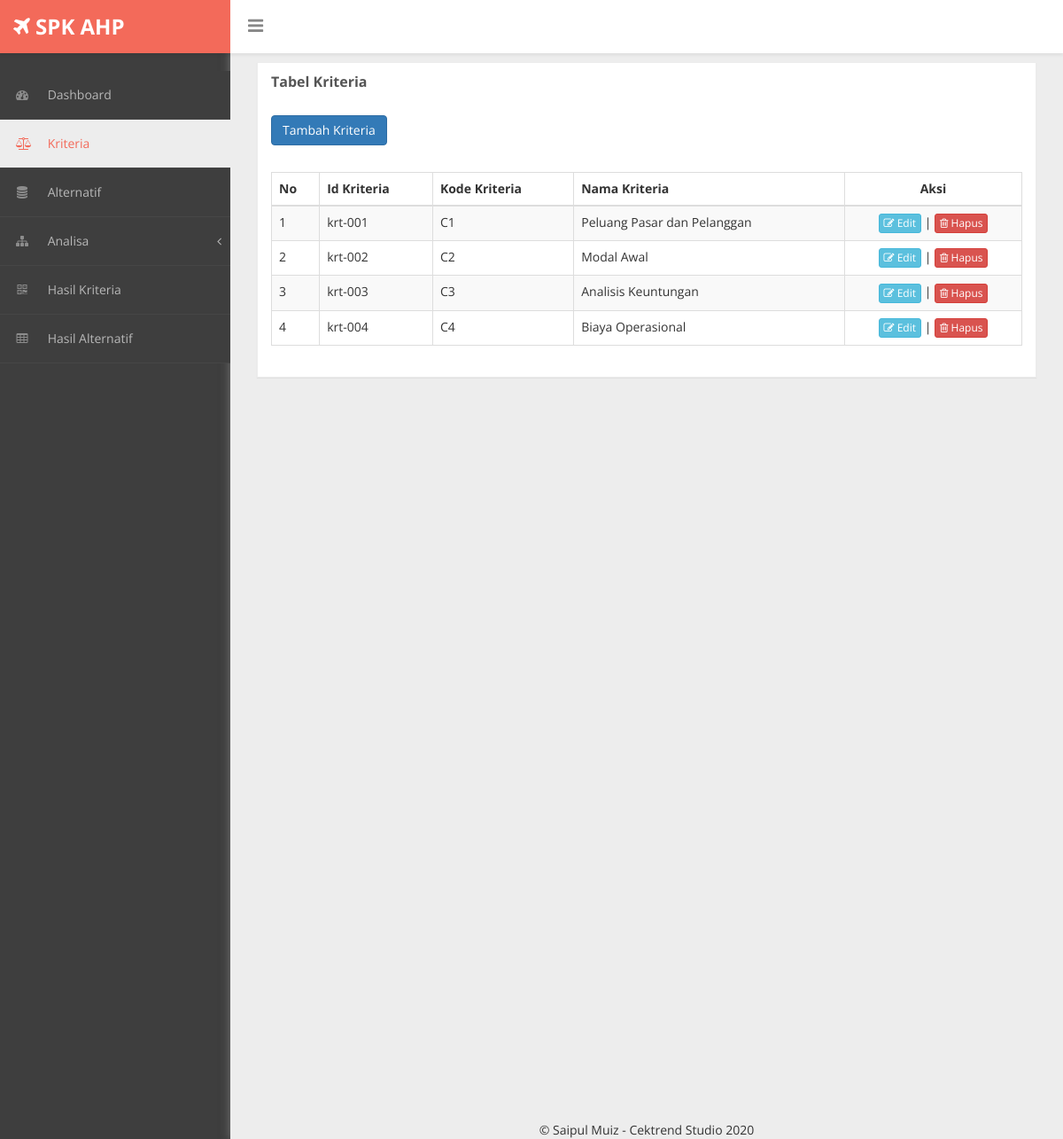
The app's page /?modul=kriteria with its own data.
### tables this page shows
CREATE TABLE `tb_kriteria` (
  `id_kriteria` varchar(7) NOT NULL,
  `kd_kriteria` varchar(7) NOT NULL,
  `nama_kriteria` varchar(50) NOT NULL
);

### template/kriteria.php (the view, shortened to what this page needs)
<?php
    include "koneksi.php";
 ?>
<div id="page-inner">
    <div class="row">
        <div class="col-md-12">
            <div class="panel panel-default">
                <div class="panel-heading">
                    Tabel Kriteria
                </div>
                <div class="panel-body">
                    <button class="btn btn-primary btn-md" data-toggle="modal" id="addModal" data-target="#add_modal">Tambah Kriteria</button>
                </div>
                <div class="panel-body">
                    <div class="table-responsive">
                        <table class="table table-striped table-bordered table-hover">
                            <thead>
                                <tr>
                                    <th scope="col">No</th>
                                    <th scope="col">Id Kriteria</th>
                                    <th scope="col">Kode Kriteria</th>
                                    <th scope="col">Nama Kriteria</th>
                                    <th style="text-align: center;">Aksi</th>
                                </tr>
                            </thead>
                            <tbody id="dataKriteria">
                                <?php
                                $query = mysqli_query($koneksi, "SELECT * FROM tb_kriteria");
                                $no = 1;
                                while ($row = mysqli_fetch_array($query)) {
                                ?>
                                <tr>
                                <td><?php echo $no; ?></td>
                                <td><?php echo $row[0]; ?></td>
                                <td><?php echo $row[1]; ?></td>
                                <td><?php echo $row[2]; ?></td>
                                <td align="center" width="200">
                                    <button name="edit" id="<?php echo $row['id_kriteria'] ?>" class="btn btn-info btn-xs edit_data" ><i class="fa fa-edit"></i> Edit</button> |
                                    <button name="hapus" id="<?php echo $row['id_kriteria'] ?>" class="btn btn-danger btn-xs hapus_data" ><i class="fa fa-trash-o"></i> Hapus</button>
                                </td>
                                </tr>
                                <?php
                                $no++;
                                }
                                ?>
                            </tbody>
                        </table>
                    </div>
                </div>
            </div>
        </div>
    </div>
</div>

### assets/css/custom-styles.css (style rules this page uses)
body { font-family: 'Open Sans', sans-serif; background: #3E3E3E; }
#page-inner { width:100%; margin:0 20px 10px 0px; background-color:transparent; padding: 15px 30px; min-height:1200px; }
.panel { border-radius:0px; }
.panel-default { border-color: #ECECEC; }
.panel-default > .panel-heading { color: #555; border-color: #FFF; font-weight:bold;background: #FFFFFF; font-size: 16px; text-shadow: none; }
.panel-heading { border-bottom: 1px solid transparent; border-top-left-radius: 3px; border-top-right-radius: 3px; }

### records on screen
tb_kriteria: id_kriteria "krt-001", kd_kriteria "C1", nama_kriteria "Peluang Pasar dan Pelanggan"
tb_kriteria: id_kriteria "krt-002", kd_kriteria "C2", nama_kriteria "Modal Awal"
tb_kriteria: id_kriteria "krt-003", kd_kriteria "C3", nama_kriteria "Analisis Keuntungan"
tb_kriteria: id_kriteria "krt-004", kd_kriteria "C4", nama_kriteria "Biaya Operasional"
